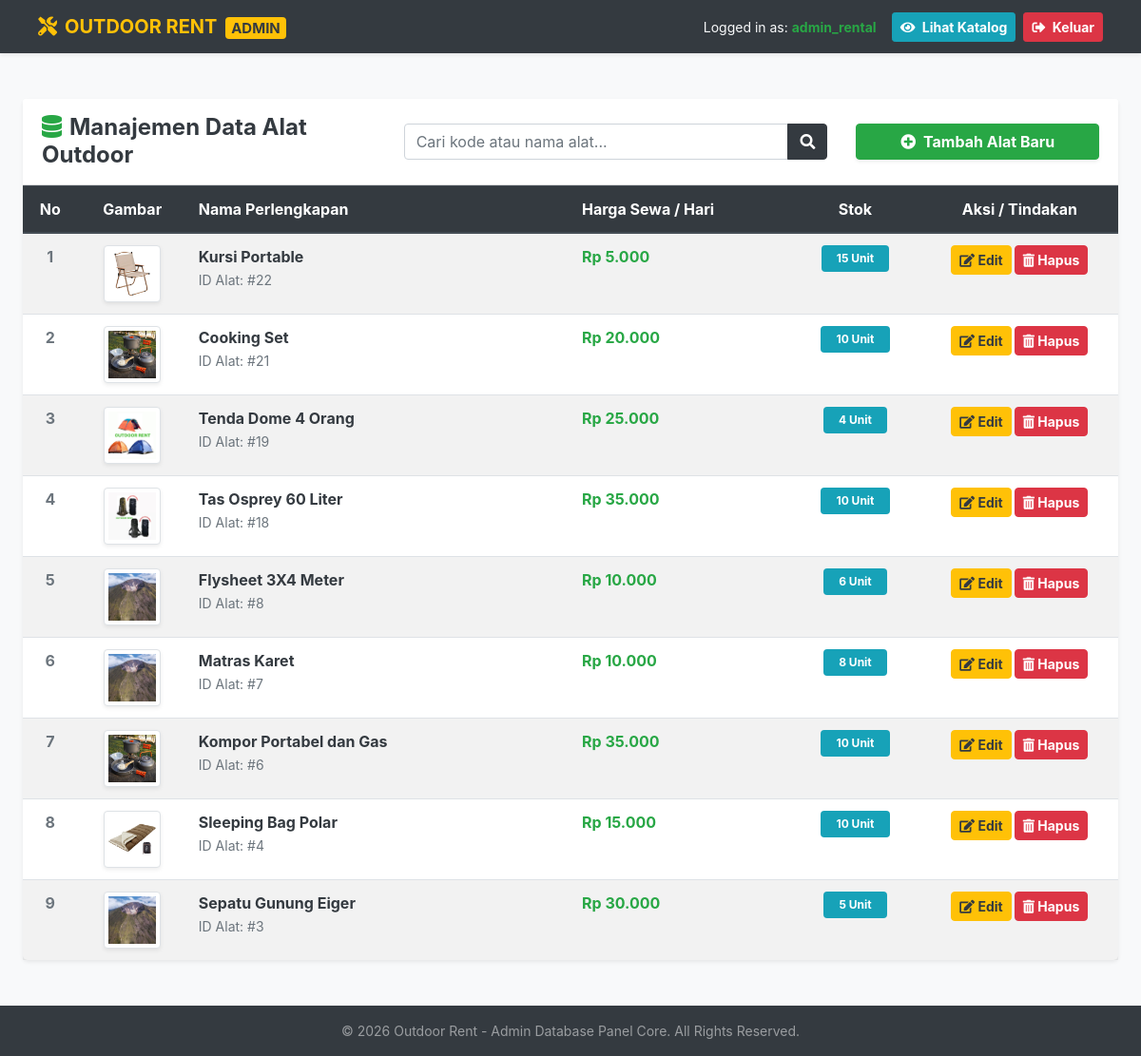
Screenshot of /index.php (signed in) with the database file from the repository.
### tables this page shows
CREATE TABLE `alat` (
  `id` int(11) NOT NULL,
  `nama_alat` varchar(100) NOT NULL,
  `harga` int(11) NOT NULL,
  `stok` int(11) NOT NULL,
  `gambar` varchar(255) NOT NULL DEFAULT 'default.jpg'
);

### index.php (the view, shortened to what this page needs)
<?php
include 'db.php';
$search = "";
?>
<!DOCTYPE html>
<html lang="en">
<head>
    <link rel="stylesheet" href="https://cdn.jsdelivr.net/npm/bootstrap@4.6.2/dist/css/bootstrap.min.css">
    <link rel="stylesheet" href="https://cdnjs.cloudflare.com/ajax/libs/font-awesome/5.15.4/css/all.min.css">
</head>
<body class="bg-light">
    <nav class="navbar navbar-expand-lg navbar-dark bg-dark sticky-top shadow-sm">
        <div class="container-fluid px-4">
            <a class="navbar-brand font-weight-bold text-warning" href="index.php">
                <i class="fas fa-tools mr-2"></i>OUTDOOR RENT <span class="badge badge-warning text-dark ml-1">ADMIN</span>
            </a>
            <div class="ml-auto d-flex align-items-center">
                <span class="text-light small mr-3 d-none d-sm-inline">
                    Logged in as: <strong class="text-success"><?= htmlspecialchars($_SESSION['user']); ?></strong>
                </span>
                <a href="katalog.php" class="btn btn-sm btn-info font-weight-bold mr-2">
                    <i class="fas fa-eye mr-1"></i> Lihat Katalog
                </a>
                <a href="logout.php" class="btn btn-sm btn-danger font-weight-bold" onclick="return confirm('Yakin ingin keluar dari panel admin?');">
                    <i class="fas fa-sign-out-alt mr-1"></i> Keluar
                </a>
            </div>
        </div>
    </nav>
    <div class="container-fluid px-4 my-5">
        <div class="card shadow-sm border-0 rounded-lg">
            <div class="card-header bg-white py-3">
                <div class="row align-items-center">
                    <div class="col-md-4 col-12 mb-3 mb-md-0 text-center text-md-left">
                        <h4 class="font-weight-bold text-dark mb-0">
                            <i class="fas fa-database text-success mr-2"></i>Manajemen Data Alat Outdoor
                        </h4>
                    </div>
                    <div class="col-md-5 col-12 mb-3 mb-md-0">
                        <form action="" method="GET" class="input-group">
                            <input type="text" name="search" class="form-control" placeholder="Cari kode atau nama alat..." value="<?= htmlspecialchars($search); ?>">
                            <div class="input-group-append">
                                <button class="btn btn-dark" type="submit">
                                    <i class="fas fa-search"></i>
                                </button>
                            </div>
                        </form>
                    </div>
                    <div class="col-md-3 col-12 text-center text-md-right">
                        <a href="tambah.php" class="btn btn-success btn-block font-weight-bold shadow-sm">
                            <i class="fas fa-plus-circle mr-1"></i> Tambah Alat Baru
                        </a>
                    </div>
                </div>
            </div>
            <div class="card-body p-0">
                <div class="table-responsive">
                    <table class="table table-hover table-striped mb-0 align-middle">
                        <thead class="thead-dark">
                            <tr>
                                <th width="5%" class="text-center">No</th>
                                <th width="10%" class="text-center">Gambar</th>
                                <th width="35%">Nama Perlengkapan</th>
                                <th width="20%">Harga Sewa / Hari</th>
                                <th width="12%" class="text-center">Stok</th>
                                <th width="18%" class="text-center">Aksi / Tindakan</th>
                            </tr>
                        </thead>
                        <tbody>
                            <?php
                            if ($search !== "") {
                                $query = mysqli_query($conn, "SELECT * FROM alat WHERE nama_alat LIKE '%$search%' ORDER BY id DESC");
                            } else {
                                $query = mysqli_query($conn, "SELECT * FROM alat ORDER BY id DESC");
                            }
                            if (mysqli_num_rows($query) > 0) {
                                $no = 1;
                                while($data = mysqli_fetch_assoc($query)) {
                            ?>
                            <tr>
                                <td class="text-center font-weight-bold text-muted"><?= $no++; ?></td>
                                <td class="text-center">
                                    <img src="img/<?= $data['gambar']; ?>"
                                         onerror="this.onerror=null;this.src='https://placehold.co/100x100?text=No+Img';"
                                         class="img-thumbnail rounded shadow-sm"
                                         style="width: 60px; height: 60px; object-fit: cover;">
                                </td>
                                <td>
                                    <span class="font-weight-bold text-dark d-block"><?= htmlspecialchars($data['nama_alat']); ?></span>
                                    <small class="text-muted">ID Alat: #<?= $data['id']; ?></small>
                                </td>
                                <td class="font-weight-bold text-success">
                                    Rp <?= number_format($data['harga'], 0, ',', '.'); ?>
                                </td>
                                <td class="text-center">
                                    <?php if($data['stok'] <= 0): ?>
                                        <span class="badge badge-danger px-3 py-2">Habis</span>
                                    <?php else: ?>
                                        <span class="badge badge-info px-3 py-2"><?= $data['stok']; ?> Unit</span>
                                    <?php endif; ?>
                                </td>
                                <td class="text-center">
                                    <div class="btn-group" role="group">
                                        <a href="edit.php?id=<?= $data['id']; ?>" class="btn btn-warning btn-sm font-weight-bold text-dark mr-1 rounded" title="Ubah Data">
                                            <i class="fas fa-edit"></i> Edit
                                        </a>
                                        <a href="hapus.php?id=<?= $data['id']; ?>" class="btn btn-danger btn-sm font-weight-bold rounded" onclick="return confirm('Yakin ingin menghapus data alat \'<?= htmlspecialchars($data['nama_alat']); ?>\'?');" title="Hapus Data">
                                            <i class="fas fa-trash-alt"></i> Hapus
                                        </a>
                                    </div>
                                </td>
                            </tr>
                            <?php
                                }
                            } else {
                                echo '<tr><td colspan="6" class="text-center text-muted py-5"><i class="fas fa-folder-open fa-2x d-block mb-2"></i>Belum ada data barang di database atau pencarian tidak cocok.</td></tr>';
                            }
                            ?>
                        </tbody>
                    </table>
                </div>
            </div>
        </div>
    </div>
    <footer class="bg-dark text-white-50 text-center py-3">
        <p class="mb-0 small">&copy; <?= date('Y'); ?> Outdoor Rent - Admin Database Panel Core. All Rights Reserved.</p>
    </footer>
</body>
</html>

### rows the page displays
alat: gambar (picture), nama_alat "Kursi Portable", id "22", harga "5.000", stok "15"
alat: gambar (picture), nama_alat "Cooking Set", id "21", harga "20.000", stok "10"
alat: gambar (picture), nama_alat "Tenda Dome 4 Orang", id "19", harga "25.000", stok "4"
alat: gambar (picture), nama_alat "Tas Osprey 60 Liter", id "18", harga "35.000", stok "10"
alat: gambar (placeholder picture), nama_alat "Flysheet 3X4 Meter", id "8", harga "10.000", stok "6"
alat: gambar (placeholder picture), nama_alat "Matras Karet", id "7", harga "10.000", stok "8"
alat: gambar (picture), nama_alat "Kompor Portabel dan Gas", id "6", harga "35.000", stok "10"
alat: gambar (picture), nama_alat "Sleeping Bag Polar", id "4", harga "15.000", stok "10"
alat: gambar (placeholder picture), nama_alat "Sepatu Gunung Eiger", id "3", harga "30.000", stok "5"

### other values shown
$_SESSION['user'] "admin_rental"
